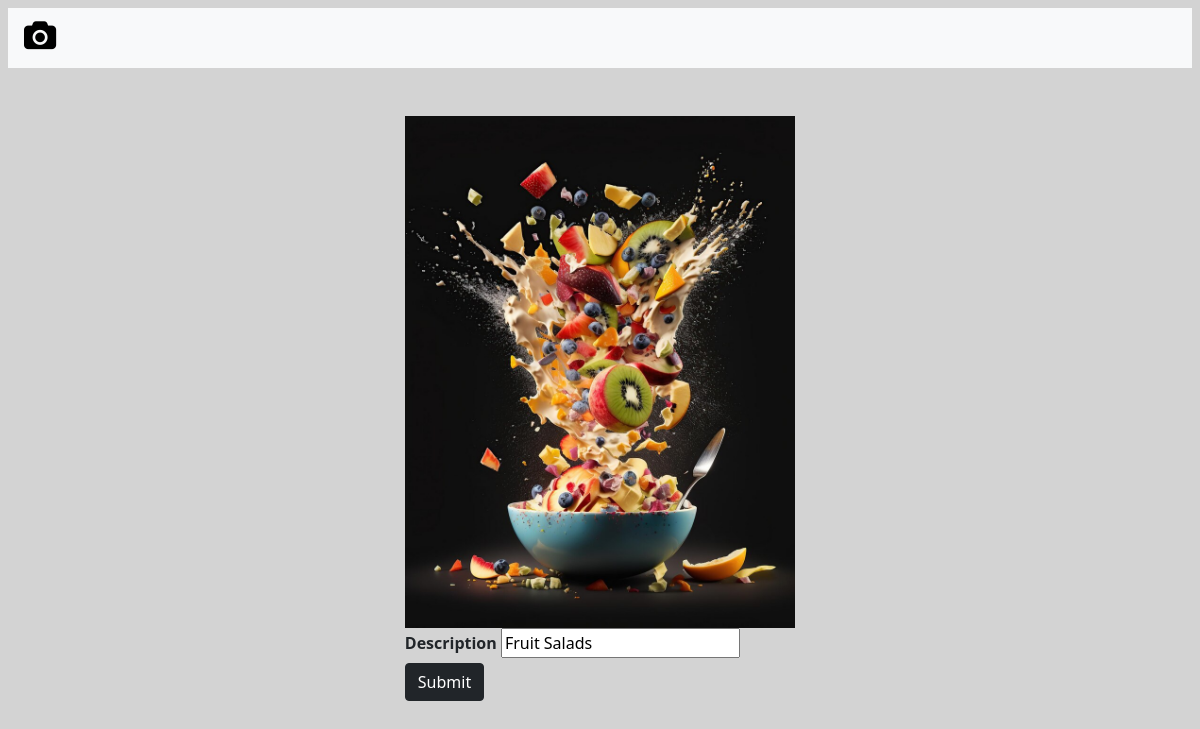
Before: /photo/18/ with the older database file.
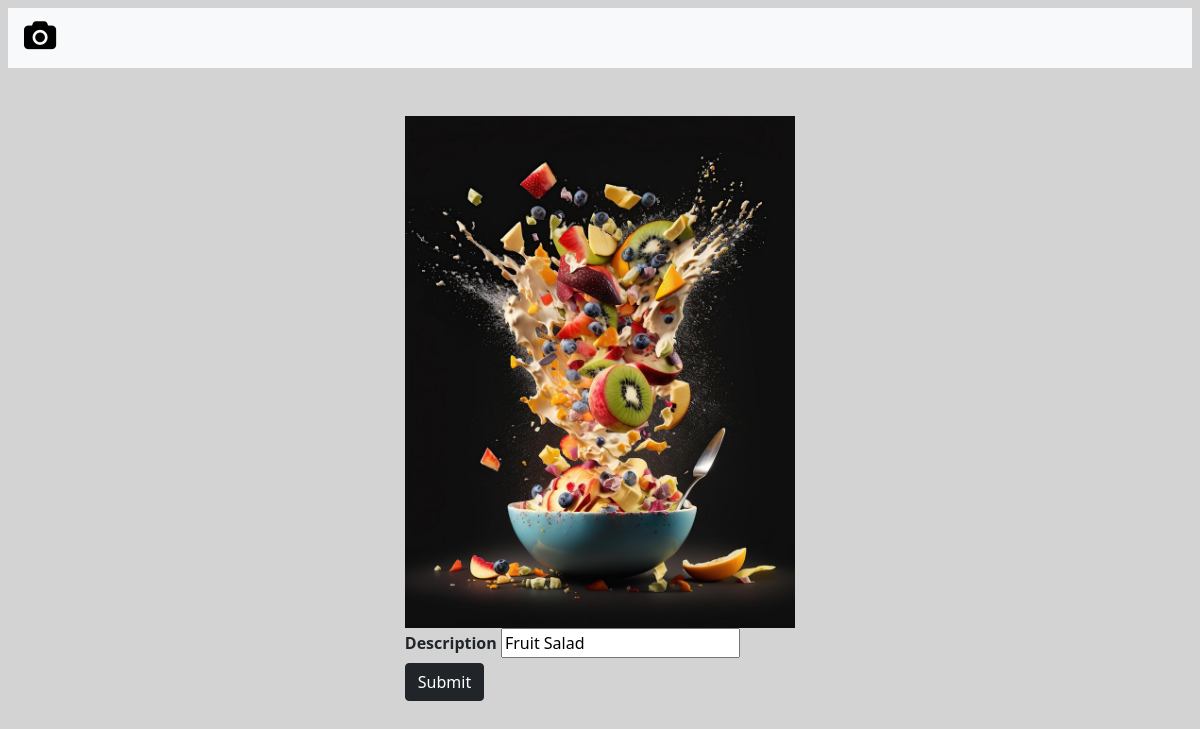
After: the same page with the newer database file.
### Photo_Album_Application/models.py (models this page shows, shortened)
class Photo(models.Model):
    class Meta:
        verbose_name = 'Photo'
        verbose_name_plural = 'Photos'
    category = models.ForeignKey(
        Category, on_delete=models.SET_NULL, null=True, blank=True)
    image = models.ImageField(null=False, blank=False)
    description = models.TextField()

### Photo_Album_Application/views.py (the view)
# urls.py: path('photo/<str:pk>/', views.viewPhoto, name='photo'),
def viewPhoto(request, pk):
    photo = Photo.objects.get(id=pk)
    return render(request, 'photo.html', {'photo': photo})

### Photo_Album_Application/templates/photo.html (shortened to what this page needs)
<!DOCTYPE html>
<html>
<head>
    <link href="https://stackpath.bootstrapcdn.com/bootstrap/4.5.2/css/bootstrap.min.css" rel="stylesheet">
    <link rel="stylesheet" href="https://cdnjs.cloudflare.com/ajax/libs/font-awesome/4.7.0/css/font-awesome.min.css">
    <link href="https://cdn.jsdelivr.net/npm/bootstrap@5.0.0-beta1/dist/css/bootstrap.min.css" rel="stylesheet"
>
</head>
<body class="m-2">
    <nav class="navbar navbar-expand-lg navbar-light bg-light">
        <a class="navbar-brand" href="{% url 'gallery' %}"><i class="fa fa-camera" style="font-size:30px;color:black"></i></a>
    </nav>
    <div class="container">
        <div class="row justify-content-center">
            <div class="col my-5">
                    <form method="post" action="/updatephoto/">
                <div style="height: 80vh">
                    <img style="max-width: 100%; max-height: 100%;" src="{{photo.image.url}}">
                    <br>
                    <label for="description"><b>Description</b></label>
                    <input type="text" placeholder="description" name="description" required value="{{photo.description}}">
                    <button type="submit" class="btn btn-dark">Submit</button>
                </div>
                </form>
                </div>
            </div>
        </div>
</body>
</html>

Changed rows visible on the page:
changed Photo: description "Fruit Salads" → "Fruit Salad"
